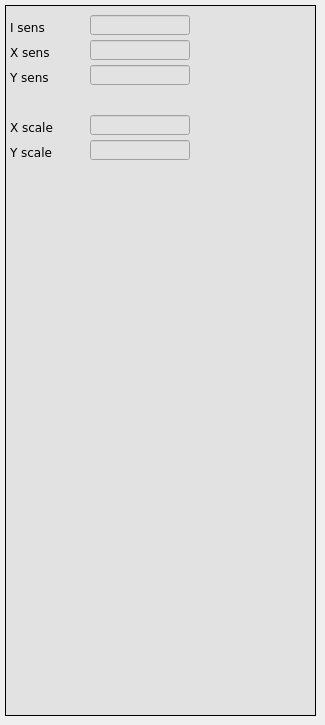
      <widget class="QWidget" name="Lin_2">
       <attribute name="title">
        <string>Sensitivity</string>
       </attribute>
       <widget class="caFrame" name="caframe_6">
        <property name="geometry">
         <rect>
          <x>5</x>
          <y>5</y>
          <width>311</width>
          <height>711</height>
         </rect>
        </property>
        <property name="styleSheet">
         <string notr="true">background-color: rgb(226, 226, 226);</string>
        </property>
        <property name="frameShape">
         <enum>QFrame::Box</enum>
        </property>
        <widget class="caTextEntry" name="catextentry_29">
         <property name="geometry">
          <rect>
           <x>85</x>
           <y>60</y>
           <width>100</width>
           <height>20</height>
          </rect>
         </property>
         <property name="font">
          <font>
           <family>DejaVu Sans</family>
           <pointsize>9</pointsize>
           <stylestrategy>PreferDefault</stylestrategy>
          </font>
         </property>
         <property name="alignment">
          <set>Qt::AlignRight|Qt::AlignTrailing|Qt::AlignVCenter</set>
         </property>
         <property name="channel" stdset="0">
          <string notr="true">$(DEVICE):dsp:calib:cavity:sensY</string>
         </property>
         <property name="background">
          <color>
           <red>255</red>
           <green>255</green>
           <blue>127</blue>
          </color>
         </property>
         <property name="colorMode">
          <enum>caLineEdit::Static</enum>
         </property>
         <property name="precision">
          <number>4</number>
         </property>
         <property name="precisionMode">
          <enum>caLineEdit::Channel</enum>
         </property>
         <property name="maxValue">
          <double>2.000000000000000</double>
         </property>
         <property name="minValue">
          <double>0.100000000000000</double>
         </property>
        </widget>
        <widget class="caTextEntry" name="catextentry_31">
         <property name="geometry">
          <rect>
           <x>85</x>
           <y>35</y>
           <width>100</width>
           <height>20</height>
          </rect>
         </property>
         <property name="font">
          <font>
           <family>DejaVu Sans</family>
           <pointsize>9</pointsize>
           <stylestrategy>PreferDefault</stylestrategy>
          </font>
         </property>
         <property name="alignment">
          <set>Qt::AlignRight|Qt::AlignTrailing|Qt::AlignVCenter</set>
         </property>
         <property name="channel" stdset="0">
          <string notr="true">$(DEVICE):dsp:calib:cavity:sensX</string>
         </property>
         <property name="background">
          <color>
           <red>255</red>
           <green>255</green>
           <blue>127</blue>
          </color>
         </property>
         <property name="colorMode">
          <enum>caLineEdit::Static</enum>
         </property>
         <property name="precision">
          <number>4</number>
         </property>
         <property name="precisionMode">
          <enum>caLineEdit::Channel</enum>
         </property>
         <property name="maxValue">
          <double>2.000000000000000</double>
         </property>
         <property name="minValue">
          <double>0.100000000000000</double>
         </property>
        </widget>
        <widget class="caTextEntry" name="catextentry_33">
         <property name="geometry">
          <rect>
           <x>85</x>
           <y>10</y>
           <width>100</width>
           <height>20</height>
          </rect>
         </property>
         <property name="font">
          <font>
           <family>DejaVu Sans</family>
           <pointsize>9</pointsize>
           <stylestrategy>PreferDefault</stylestrategy>
          </font>
         </property>
         <property name="alignment">
          <set>Qt::AlignRight|Qt::AlignTrailing|Qt::AlignVCenter</set>
         </property>
         <property name="channel" stdset="0">
          <string notr="true">$(DEVICE):dsp:calib:cavity:sensI</string>
         </property>
         <property name="background">
          <color>
           <red>255</red>
           <green>255</green>
           <blue>127</blue>
          </color>
         </property>
         <property name="colorMode">
          <enum>caLineEdit::Static</enum>
         </property>
         <property name="precision">
          <number>4</number>
         </property>
         <property name="precisionMode">
          <enum>caLineEdit::Channel</enum>
         </property>
         <property name="maxValue">
          <double>2.000000000000000</double>
         </property>
         <property name="minValue">
          <double>0.100000000000000</double>
         </property>
        </widget>
        <widget class="QLabel" name="label_40">
         <property name="geometry">
          <rect>
           <x>5</x>
           <y>60</y>
           <width>56</width>
           <height>25</height>
          </rect>
         </property>
         <property name="font">
          <font>
           <family>DejaVu Sans</family>
          </font>
         </property>
         <property name="styleSheet">
          <string notr="true">color: rgb(0, 0, 0);</string>
         </property>
         <property name="text">
          <string>Y sens</string>
         </property>
        </widget>
        <widget class="QLabel" name="label_44">
         <property name="geometry">
          <rect>
           <x>5</x>
           <y>35</y>
           <width>61</width>
           <height>25</height>
          </rect>
         </property>
         <property name="font">
          <font>
           <family>DejaVu Sans</family>
          </font>
         </property>
         <property name="styleSheet">
          <string notr="true">color: rgb(0, 0, 0);</string>
         </property>
         <property name="text">
          <string>X sens</string>
         </property>
        </widget>
        <widget class="QLabel" name="label_45">
         <property name="geometry">
          <rect>
           <x>5</x>
           <y>10</y>
           <width>61</width>
           <height>25</height>
          </rect>
         </property>
         <property name="font">
          <font>
           <family>DejaVu Sans</family>
          </font>
         </property>
         <property name="styleSheet">
          <string notr="true">color: rgb(0, 0, 0);</string>
         </property>
         <property name="text">
          <string>I sens</string>
         </property>
        </widget>
        <widget class="QLabel" name="label_20">
         <property name="geometry">
          <rect>
           <x>5</x>
           <y>110</y>
           <width>61</width>
           <height>25</height>
          </rect>
         </property>
         <property name="font">
          <font>
           <family>DejaVu Sans</family>
           <weight>50</weight>
           <bold>false</bold>
          </font>
         </property>
         <property name="text">
          <string>X scale</string>
         </property>
        </widget>
        <widget class="caTextEntry" name="catextentry_17">
         <property name="geometry">
          <rect>
           <x>85</x>
           <y>135</y>
           <width>100</width>
           <height>20</height>
          </rect>
         </property>
         <property name="font">
          <font>
           <family>DejaVu Sans</family>
           <pointsize>9</pointsize>
           <stylestrategy>PreferDefault</stylestrategy>
          </font>
         </property>
         <property name="alignment">
          <set>Qt::AlignRight|Qt::AlignTrailing|Qt::AlignVCenter</set>
         </property>
         <property name="channel" stdset="0">
          <string notr="true">$(DEVICE):dsp:calib:setup:Y:amp_scale</string>
         </property>
         <property name="background">
          <color>
           <red>255</red>
           <green>255</green>
           <blue>127</blue>
          </color>
         </property>
         <property name="colorMode">
          <enum>caLineEdit::Static</enum>
         </property>
         <property name="precision">
          <number>4</number>
         </property>
         <property name="precisionMode">
          <enum>caLineEdit::User</enum>
         </property>
         <property name="limitsMode">
          <enum>caLineEdit::User</enum>
         </property>
         <property name="maxValue">
          <double>2.000000000000000</double>
         </property>
         <property name="minValue">
          <double>0.100000000000000</double>
         </property>
        </widget>
        <widget class="caTextEntry" name="catextentry_18">
         <property name="geometry">
          <rect>
           <x>85</x>
           <y>110</y>
           <width>100</width>
           <height>20</height>
          </rect>
         </property>
         <property name="font">
          <font>
           <family>DejaVu Sans</family>
           <pointsize>9</pointsize>
           <stylestrategy>PreferDefault</stylestrategy>
          </font>
         </property>
         <property name="alignment">
          <set>Qt::AlignRight|Qt::AlignTrailing|Qt::AlignVCenter</set>
         </property>
         <property name="channel" stdset="0">
          <string notr="true">$(DEVICE):dsp:calib:setup:X:amp_scale</string>
         </property>
         <property name="background">
          <color>
           <red>255</red>
           <green>255</green>
           <blue>127</blue>
          </color>
         </property>
         <property name="colorMode">
          <enum>caLineEdit::Static</enum>
         </property>
         <property name="precision">
          <number>4</number>
         </property>
         <property name="precisionMode">
          <enum>caLineEdit::User</enum>
         </property>
         <property name="maxValue">
          <double>2.000000000000000</double>
         </property>
         <property name="minValue">
          <double>0.100000000000000</double>
         </property>
        </widget>
        <widget class="QLabel" name="label_21">
         <property name="geometry">
          <rect>
           <x>5</x>
           <y>135</y>
           <width>61</width>
           <height>25</height>
          </rect>
         </property>
         <property name="font">
          <font>
           <family>DejaVu Sans</family>
           <weight>50</weight>
           <bold>false</bold>
          </font>
         </property>
         <property name="text">
          <string>Y scale</string>
         </property>
        </widget>
       </widget>
      </widget>
